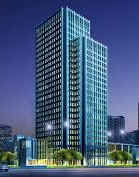
#> input picture day 5 assessment/building1.jpeg, 139 x 177 px
$ python Rectangle.py
#> lines starting #> are read from the running program, lines starting #| are printed output that depends on the picture; after the words box and inside, x2 and y2 are one past the last pixel; in counts of white or black regions, pixels touching at a corner belong together
import cv2
import matplotlib.pyplot as plt

img = cv2.imread("building1.jpeg")
#> img is the input picture: shape (177, 139, 3); mean B, G, R 124.2, 90.3, 69.4
print(img.shape)
#| (177, 139, 3)

cv2.rectangle(img,(10,10),(100,100),(255,0,0),2)
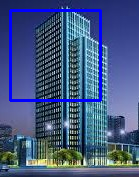
#> img: shape (177, 139, 3); 4.37% of pixels changed, all inside (x1, y1, x2, y2) = (9, 9, 102, 102)

plt.imshow(cv2.cvtColor(img,cv2.COLOR_BGR2RGB))
plt.show()

$ run again, with day 5 assessment/bird image.jpeg copied over day 5 assessment/building1.jpeg
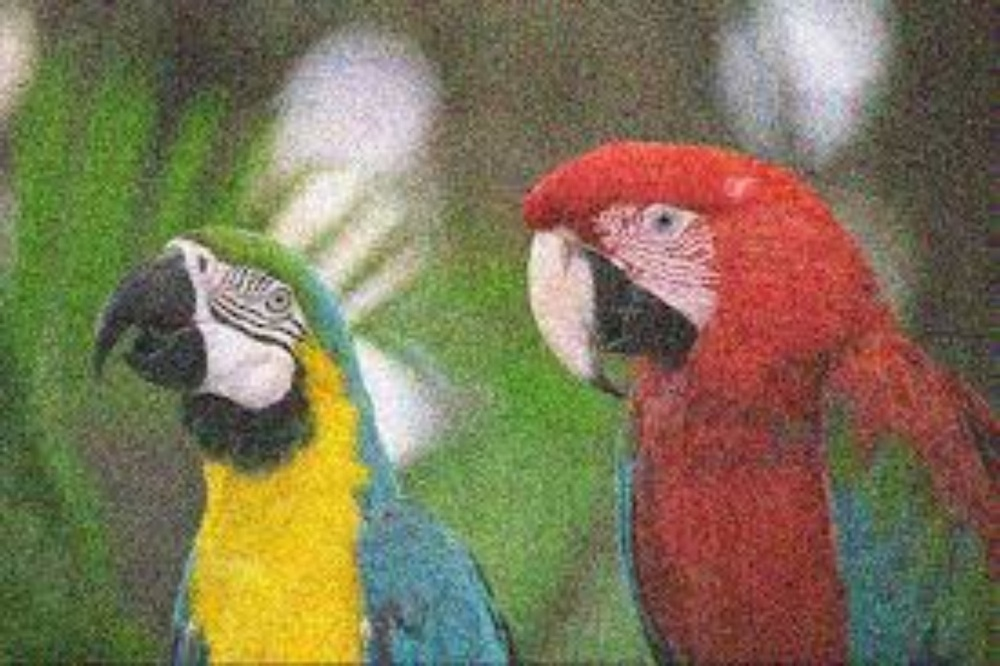
#> input picture day 5 assessment/bird image.jpeg, 1000 x 666 px, shrunk from 1380 x 919 before the run
#> img is the input picture: shape (666, 1000, 3); mean B, G, R 86.6, 116.5, 126.4
#| (666, 1000, 3)
#> `cv2.rectangle(img,(10,10),(100,100),(255,0,0),2)`:
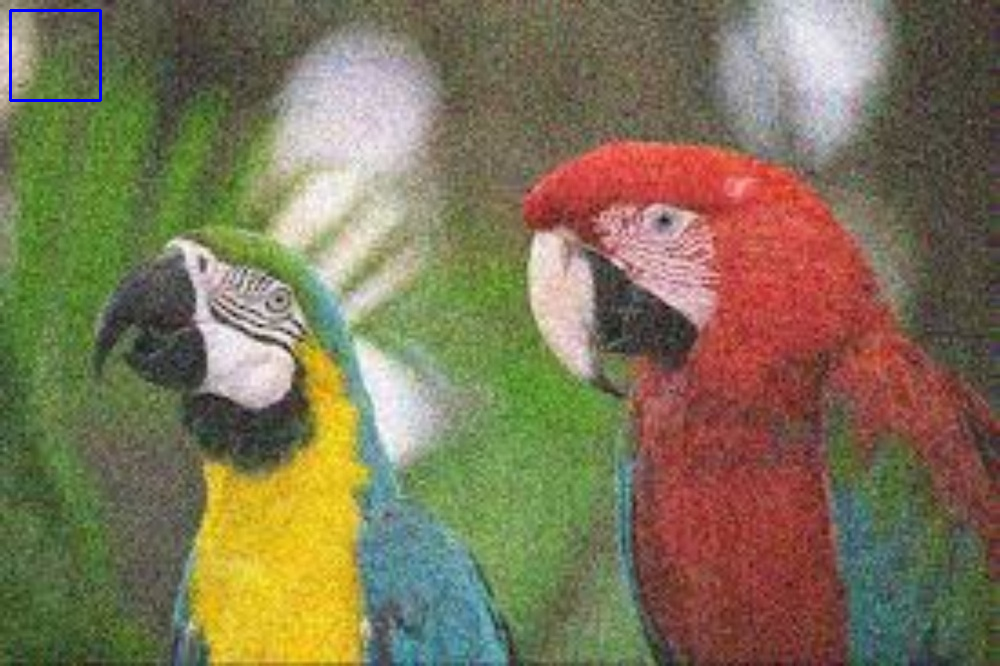
#> img: shape (666, 1000, 3); 0.16% of pixels changed, all inside (x1, y1, x2, y2) = (9, 9, 102, 102)

$ run again, with day 5 assessment/nature.jpeg copied over day 5 assessment/building1.jpeg
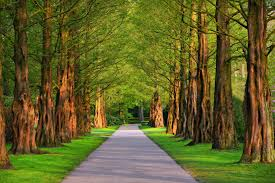
#> input picture day 5 assessment/nature.jpeg, 275 x 183 px
#> img is the input picture: shape (183, 275, 3); mean B, G, R 40.7, 97.4, 99.3
#| (183, 275, 3)
#> `cv2.rectangle(img,(10,10),(100,100),(255,0,0),2)`:
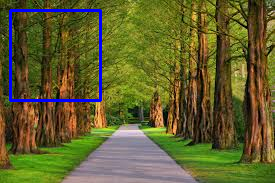
#> img: shape (183, 275, 3); 2.14% of pixels changed, all inside (x1, y1, x2, y2) = (9, 9, 102, 102)
